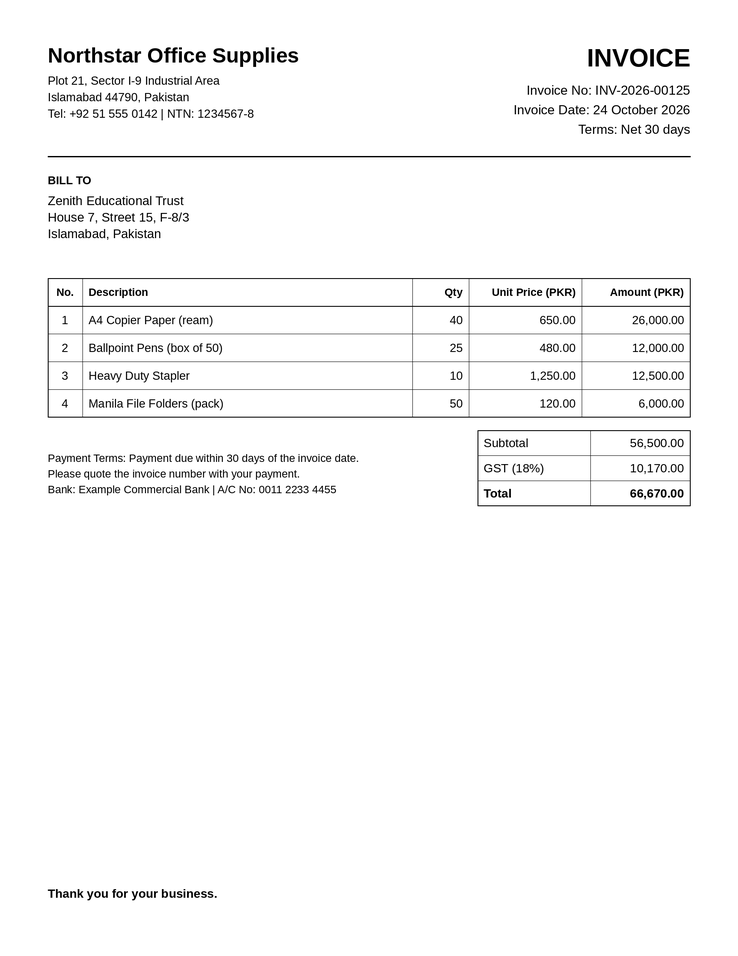
#> input picture samples/invoice_testing_dataset/invoice_test_01.png, 738 x 956 px, shrunk from 1700 x 2200 before the run; its folder holds only this picture in this run
$ python -i image_processing.py   (imports and definitions only)   (older library calls are emulated)
#> lines starting #> are read from the running program, lines starting #| are printed output that depends on the picture; after the words box and inside, x2 and y2 are one past the last pixel; in counts of white or black regions, pixels touching at a corner belong together
#> further down, picture is the input picture: shape (956, 738, 3); min 0, max 255, mean 248.5
"""Image preprocessing for the Intelligent Image Document Analyzer.

The public entry point is :func:`preprocess_image`, which converts an image to
grayscale, reduces noise, and applies thresholding to produce a black-and-white
image. Each step is also available as its own function so it can be tested or
reused separately.

Images are NumPy arrays of dtype ``uint8``. Colour images are assumed to be in
OpenCV's BGR channel order unless ``color_order="RGB"`` is given (for example
when the array came from ``np.array(PIL_image)``).
"""

from typing import Literal

import cv2
import numpy as np
from numpy.typing import NDArray

GrayImage = NDArray[np.uint8]

SUPPORTED_COLOR_ORDERS = ("BGR", "RGB")
SUPPORTED_DENOISE_METHODS = ("gaussian", "median")
SUPPORTED_THRESHOLD_METHODS = ("otsu", "adaptive")

ColorOrder = Literal["BGR", "RGB"]
DenoiseMethod = Literal["gaussian", "median"]
ThresholdMethod = Literal["otsu", "adaptive"]

DEFAULT_KERNEL_SIZE = 3
DEFAULT_BLOCK_SIZE = 31
DEFAULT_ADAPTIVE_C = 10.0


class ImagePreprocessingError(ValueError):
    """Base class for all errors raised by this module."""


class InvalidImageError(ImagePreprocessingError):
    """Raised when the input is not a valid image array."""


class InvalidParameterError(ImagePreprocessingError):
    """Raised when a processing option has an unsupported or invalid value."""


# --- Validation helpers ------------------------------------------------------


def validate_image(image: object) -> None:
    """Check that ``image`` is a non-empty ``uint8`` NumPy image array.

    Accepted shapes are ``(H, W)`` for grayscale and ``(H, W, C)`` with
    ``C`` equal to 1, 3 or 4.

    Raises:
        InvalidImageError: If the input is not a NumPy array, does not have
            dtype ``uint8``, has an unsupported shape, or is empty.
    """
    if not isinstance(image, np.ndarray):
        raise InvalidImageError(
            f"Image must be a NumPy array, got {type(image).__name__}."
        )
    if image.dtype != np.uint8:
        raise InvalidImageError(
            f"Image must have dtype uint8, got {image.dtype}."
        )
    if image.ndim not in (2, 3):
        raise InvalidImageError(
            "Image must be 2-D (grayscale) or 3-D (height x width x channels), "
            f"got {image.ndim} dimension(s) with shape {image.shape}."
        )
    if image.size == 0:
        raise InvalidImageError(f"Image is empty (shape {image.shape}).")
    if image.ndim == 3 and image.shape[2] not in (1, 3, 4):
        raise InvalidImageError(
            f"Image must have 1, 3 or 4 channels, got {image.shape[2]}."
        )


def _require_grayscale(image: object) -> None:
    """Check that ``image`` is a valid 2-D grayscale image."""
    validate_image(image)
    if image.ndim != 2:  # type: ignore[union-attr]
        raise InvalidImageError(
            "Expected a 2-D grayscale image, got shape "
            f"{image.shape}. Use to_grayscale() first."  # type: ignore[union-attr]
        )


def _validate_choice(value: object, allowed: tuple[str, ...], name: str) -> None:
    """Check that ``value`` is one of the allowed option strings."""
    if value not in allowed:
        raise InvalidParameterError(
            f"{name} must be one of {allowed}, got {value!r}."
        )


def _validate_int(value: object, name: str, minimum: int, odd: bool = False) -> None:
    """Check that ``value`` is an integer >= ``minimum`` (and odd if required)."""
    if isinstance(value, bool) or not isinstance(value, (int, np.integer)):
        raise InvalidParameterError(f"{name} must be an integer, got {value!r}.")
    if value < minimum:
        raise InvalidParameterError(
            f"{name} must be at least {minimum}, got {value}."
        )
    if odd and value % 2 == 0:
        raise InvalidParameterError(f"{name} must be odd, got {value}.")


# --- Processing steps --------------------------------------------------------


def to_grayscale(image: NDArray[np.uint8], color_order: ColorOrder = "BGR") -> GrayImage:
    """Convert an image to a single-channel grayscale image.

    Args:
        image: ``uint8`` array of shape (H, W), (H, W, 1), (H, W, 3) or (H, W, 4).
            Four-channel images are treated as having an alpha channel, which
            is ignored.
        color_order: Channel order of 3- and 4-channel images, ``"BGR"``
            (OpenCV default) or ``"RGB"`` (Pillow default).

    Returns:
        A new 2-D ``uint8`` array of shape (H, W).

    Raises:
        InvalidImageError: If ``image`` is not a valid image array.
        InvalidParameterError: If ``color_order`` is not supported.
    """
#> called with color_order = 'BGR'
    validate_image(image)
    _validate_choice(color_order, SUPPORTED_COLOR_ORDERS, "color_order")

    if image.ndim == 2:
        return image.copy()

    channels = image.shape[2]
#> channels = 3
    if channels == 1:
        return image[:, :, 0].copy()

    is_bgr = color_order == "BGR"
    if channels == 3:
        code = cv2.COLOR_BGR2GRAY if is_bgr else cv2.COLOR_RGB2GRAY
    else:
        code = cv2.COLOR_BGRA2GRAY if is_bgr else cv2.COLOR_RGBA2GRAY
    return cv2.cvtColor(image, code)


def reduce_noise(
    gray: GrayImage,
    method: DenoiseMethod = "gaussian",
    kernel_size: int = DEFAULT_KERNEL_SIZE,
) -> GrayImage:
    """Reduce noise in a grayscale image.

    Args:
        gray: 2-D ``uint8`` grayscale image.
        method: ``"gaussian"`` smooths the whole image with a Gaussian blur.
            ``"median"`` replaces each pixel with the median of its
            neighbourhood and removes isolated speckles (salt-and-pepper
            noise) while keeping edges sharper.
        kernel_size: Odd integer >= 1 giving the neighbourhood width in
            pixels. A value of 1 returns an unchanged copy.

    Returns:
        A new 2-D ``uint8`` array with the same shape as ``gray``.

    Raises:
        InvalidImageError: If ``gray`` is not a valid 2-D grayscale image.
        InvalidParameterError: If ``method`` or ``kernel_size`` is invalid.
    """
#> called with method = 'gaussian', kernel_size = 3
    _require_grayscale(gray)
    _validate_choice(method, SUPPORTED_DENOISE_METHODS, "method")
    _validate_int(kernel_size, "kernel_size", minimum=1, odd=True)

    kernel_size = int(kernel_size)
    if kernel_size == 1:
        return gray.copy()
    if method == "gaussian":
        return cv2.GaussianBlur(gray, (kernel_size, kernel_size), 0)
    return cv2.medianBlur(gray, kernel_size)


def threshold_otsu(gray: GrayImage) -> GrayImage:
    """Binarize a grayscale image with Otsu's global threshold.

    Otsu's method picks one threshold for the whole image from its histogram.
    It works best when lighting is even.

    Args:
        gray: 2-D ``uint8`` grayscale image.

    Returns:
        A new 2-D ``uint8`` array containing only 0 (dark) and 255 (light).

    Raises:
        InvalidImageError: If ``gray`` is not a valid 2-D grayscale image.
    """
    _require_grayscale(gray)
    _, binary = cv2.threshold(gray, 0, 255, cv2.THRESH_BINARY + cv2.THRESH_OTSU)
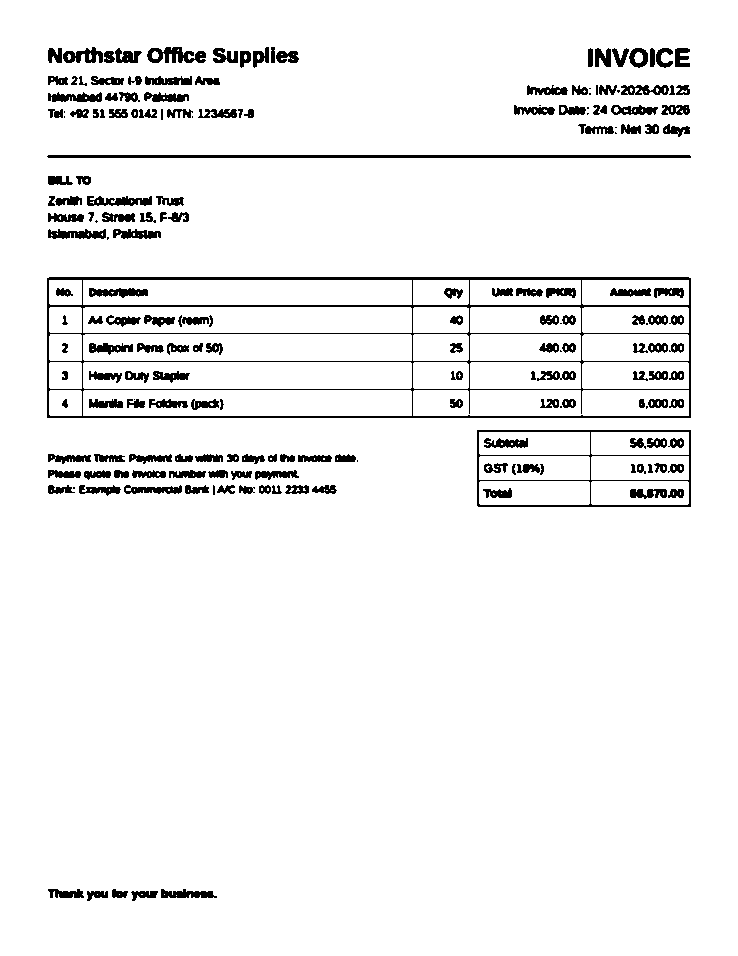
#> binary: shape (956, 738); 94.7% white; 202 black regions (22 under 20 px), largest, box (x1, y1, x2, y2) and area: (47, 277, 691, 418) 7551, (47, 155, 691, 158) 1929, (477, 430, 691, 507) 1651
    return binary


def threshold_adaptive(
    gray: GrayImage,
    block_size: int = DEFAULT_BLOCK_SIZE,
    c: float = DEFAULT_ADAPTIVE_C,
) -> GrayImage:
    """Binarize a grayscale image with a local (adaptive) Gaussian threshold.

    Each pixel is compared with a Gaussian-weighted mean of its neighbourhood
    minus ``c``, so it copes better with uneven lighting than Otsu's method.

    Args:
        gray: 2-D ``uint8`` grayscale image.
        block_size: Odd integer >= 3 giving the neighbourhood width in pixels.
        c: Constant subtracted from the local mean. Larger values make more
            pixels white.

    Returns:
        A new 2-D ``uint8`` array containing only 0 (dark) and 255 (light).

    Raises:
        InvalidImageError: If ``gray`` is not a valid 2-D grayscale image.
        InvalidParameterError: If ``block_size`` or ``c`` is invalid.
    """
    _require_grayscale(gray)
    _validate_int(block_size, "block_size", minimum=3, odd=True)
    if isinstance(c, bool) or not isinstance(c, (int, float, np.integer, np.floating)):
        raise InvalidParameterError(f"c must be a number, got {c!r}.")

    return cv2.adaptiveThreshold(
        gray,
        255,
        cv2.ADAPTIVE_THRESH_GAUSSIAN_C,
        cv2.THRESH_BINARY,
        int(block_size),
        float(c),
    )


# --- Public pipeline ---------------------------------------------------------


def preprocess_image(
    image: NDArray[np.uint8],
    *,
    color_order: ColorOrder = "BGR",
    denoise_method: DenoiseMethod = "gaussian",
    kernel_size: int = DEFAULT_KERNEL_SIZE,
    threshold_method: ThresholdMethod = "otsu",
    block_size: int = DEFAULT_BLOCK_SIZE,
    c: float = DEFAULT_ADAPTIVE_C,
) -> GrayImage:
    """Convert an image to grayscale, reduce noise, and binarize it.

    Args:
        image: ``uint8`` array of shape (H, W), (H, W, 1), (H, W, 3) or
            (H, W, 4).
        color_order: Channel order of colour input, ``"BGR"`` or ``"RGB"``.
        denoise_method: ``"gaussian"`` or ``"median"`` (see :func:`reduce_noise`).
        kernel_size: Odd integer >= 1 used by the denoising step.
        threshold_method: ``"otsu"`` for a global threshold or ``"adaptive"``
            for a local threshold.
        block_size: Odd integer >= 3. Used only when ``threshold_method`` is
            ``"adaptive"``.
        c: Constant subtracted from the local mean. Used only when
            ``threshold_method`` is ``"adaptive"``.

    Returns:
        A new 2-D ``uint8`` array of shape (H, W) containing only 0 and 255.
        The input array is never modified.

    Raises:
        InvalidImageError: If ``image`` is not a valid image array.
        InvalidParameterError: If any option has an unsupported value.
    """
    _validate_choice(threshold_method, SUPPORTED_THRESHOLD_METHODS, "threshold_method")

    gray = to_grayscale(image, color_order=color_order)
    denoised = reduce_noise(gray, method=denoise_method, kernel_size=kernel_size)

    if threshold_method == "otsu":
        return threshold_otsu(denoised)
    return threshold_adaptive(denoised, block_size=block_size, c=c)

>>> import cv2
>>> picture = cv2.imread('../samples/invoice_testing_dataset/invoice_test_01.png')
>>> result = preprocess_image(picture)

$ run again, on samples/invoice_testing_dataset/invoice_test_02.png
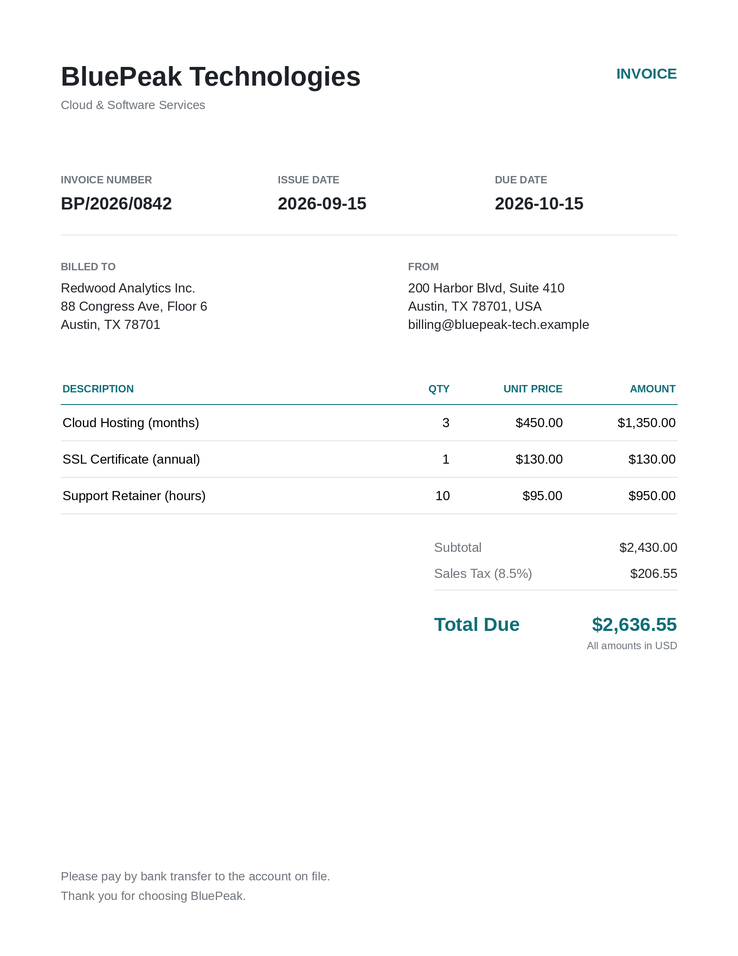
#> input picture samples/invoice_testing_dataset/invoice_test_02.png, 738 x 956 px, shrunk from 1700 x 2200 before the run
#> picture is the input picture: shape (956, 738, 3); mean B, G, R 250.9, 250.8, 250.4
#> in threshold_otsu, `_, binary = cv2.threshold(gray, 0, 255, cv2.THRESH_BINARY + cv2.THRESH..`:
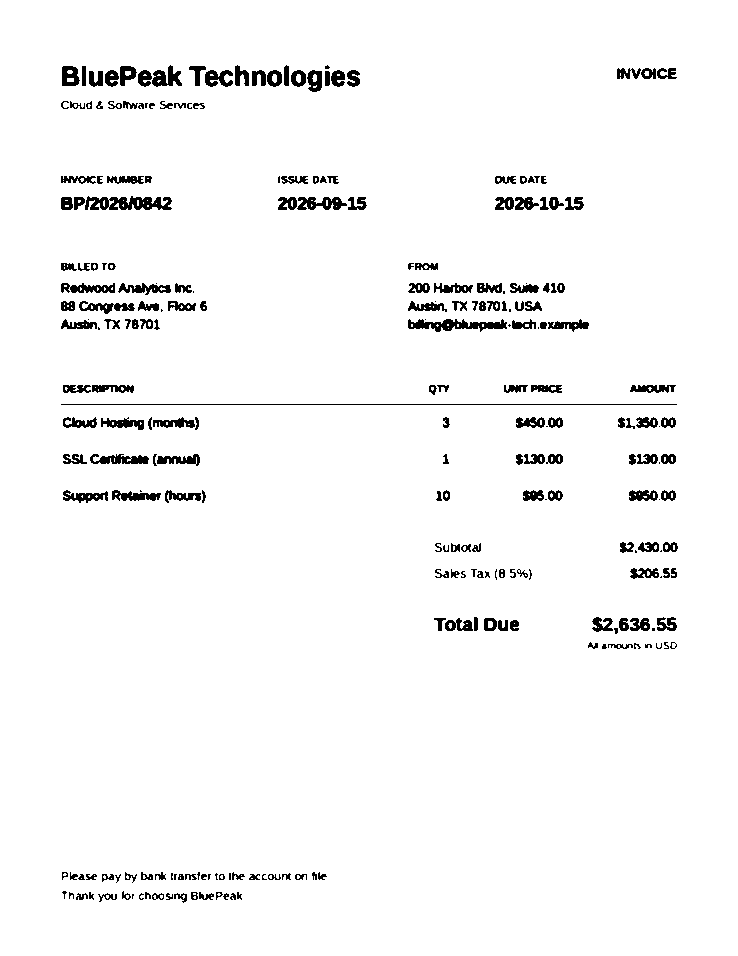
#> binary: shape (956, 738); 96.7% white; 249 black regions (46 under 20 px), largest, box (x1, y1, x2, y2) and area: (85, 196, 172, 210) 810, (408, 319, 507, 332) 695, (61, 404, 677, 405) 616

$ run again, on samples/invoice_testing_dataset/invoice_test_03.png
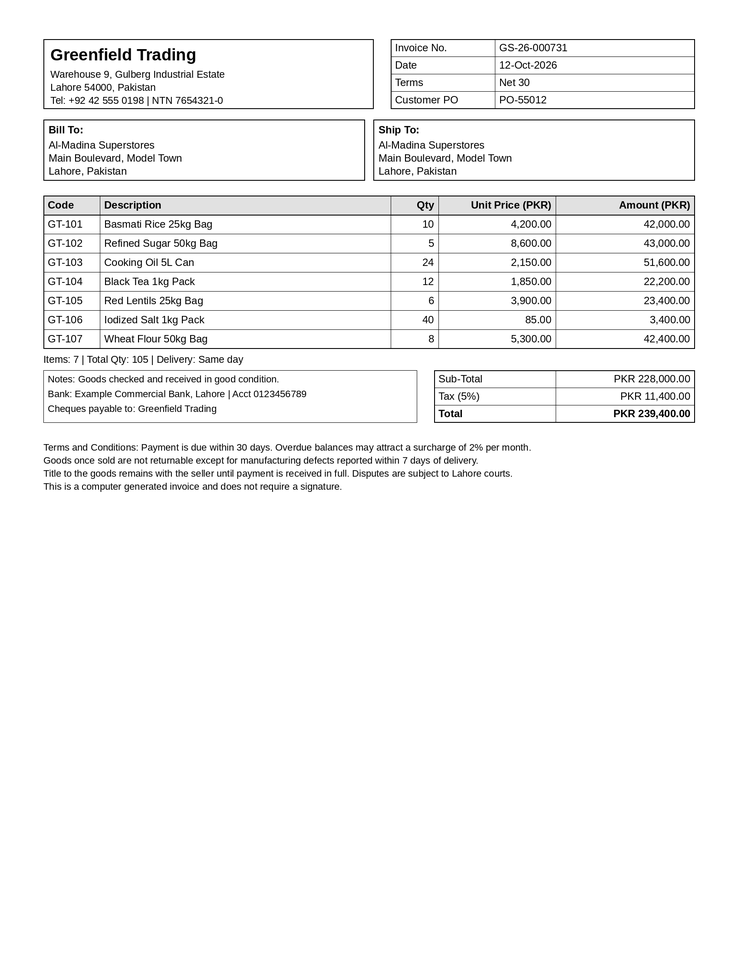
#> input picture samples/invoice_testing_dataset/invoice_test_03.png, 738 x 956 px, shrunk from 1700 x 2200 before the run
#> picture is the input picture: shape (956, 738, 3); min 0, max 255, mean 245.8
#> in threshold_otsu, `_, binary = cv2.threshold(gray, 0, 255, cv2.THRESH_BINARY + cv2.THRESH..`:
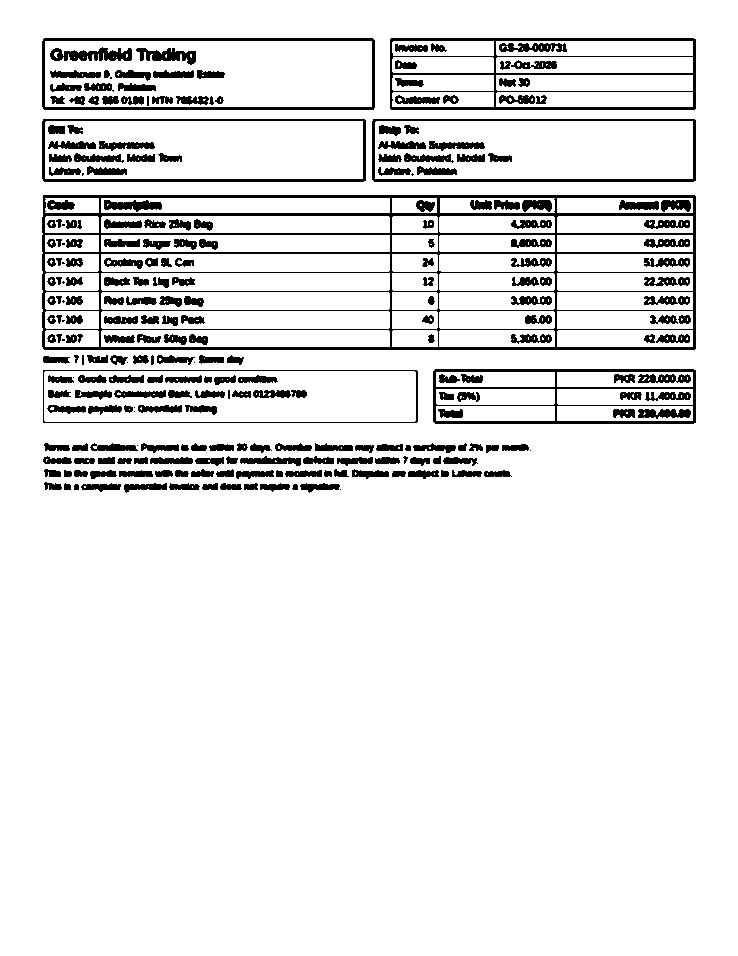
#> binary: shape (956, 738); 90.9% white; 269 black regions (19 under 20 px), largest, box (x1, y1, x2, y2) and area: (42, 195, 696, 350) 12978, (390, 38, 696, 110) 3508, (433, 369, 696, 424) 2728

$ run again, on samples/invoice_testing_dataset/invoice_test_04.png
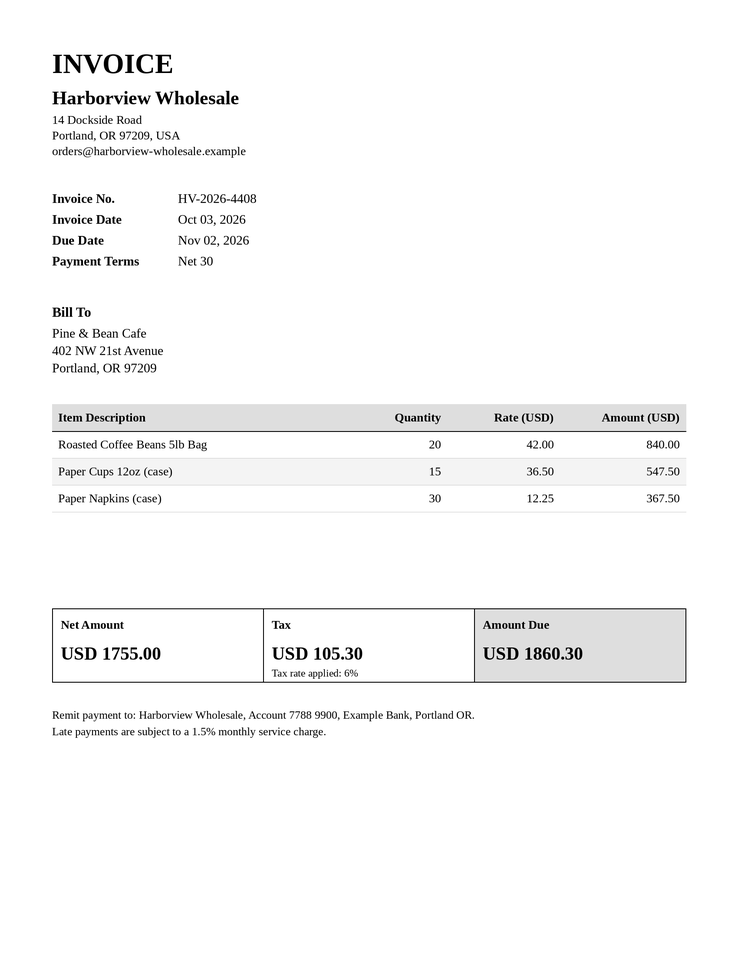
#> input picture samples/invoice_testing_dataset/invoice_test_04.png, 738 x 956 px, shrunk from 1700 x 2200 before the run
#> picture is the input picture: shape (956, 738, 3); min 0, max 255, mean 248.6
#> in threshold_otsu, `_, binary = cv2.threshold(gray, 0, 255, cv2.THRESH_BINARY + cv2.THRESH..`:
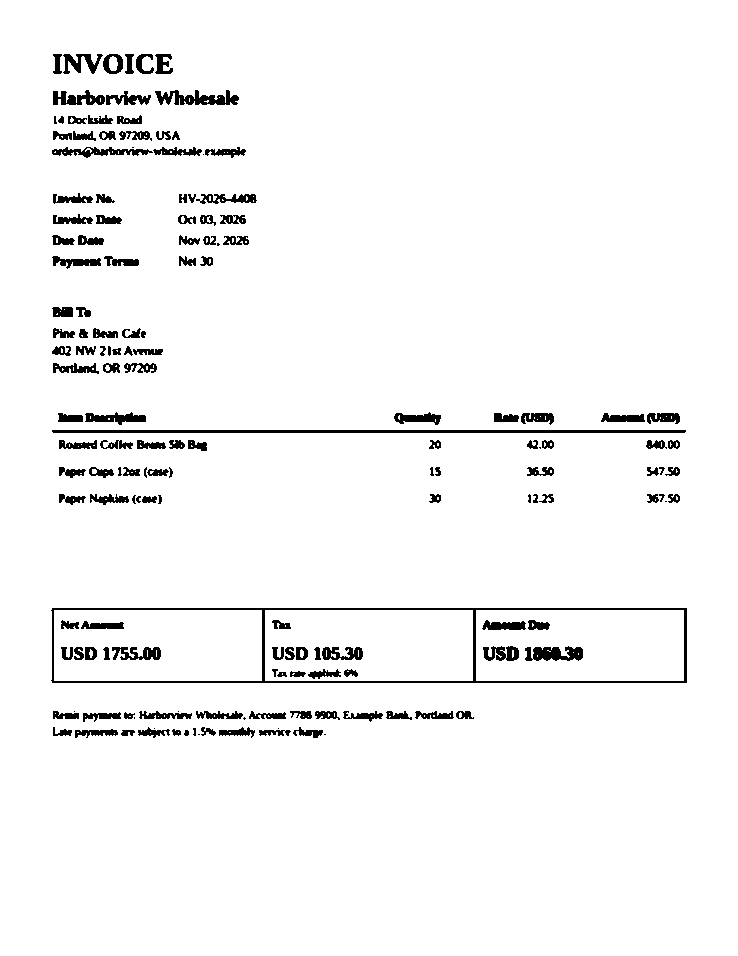
#> binary: shape (956, 738); 96.2% white; 162 black regions (15 under 20 px), largest, box (x1, y1, x2, y2) and area: (51, 608, 687, 683) 3323, (52, 430, 686, 433) 1900, (155, 90, 239, 105) 726
